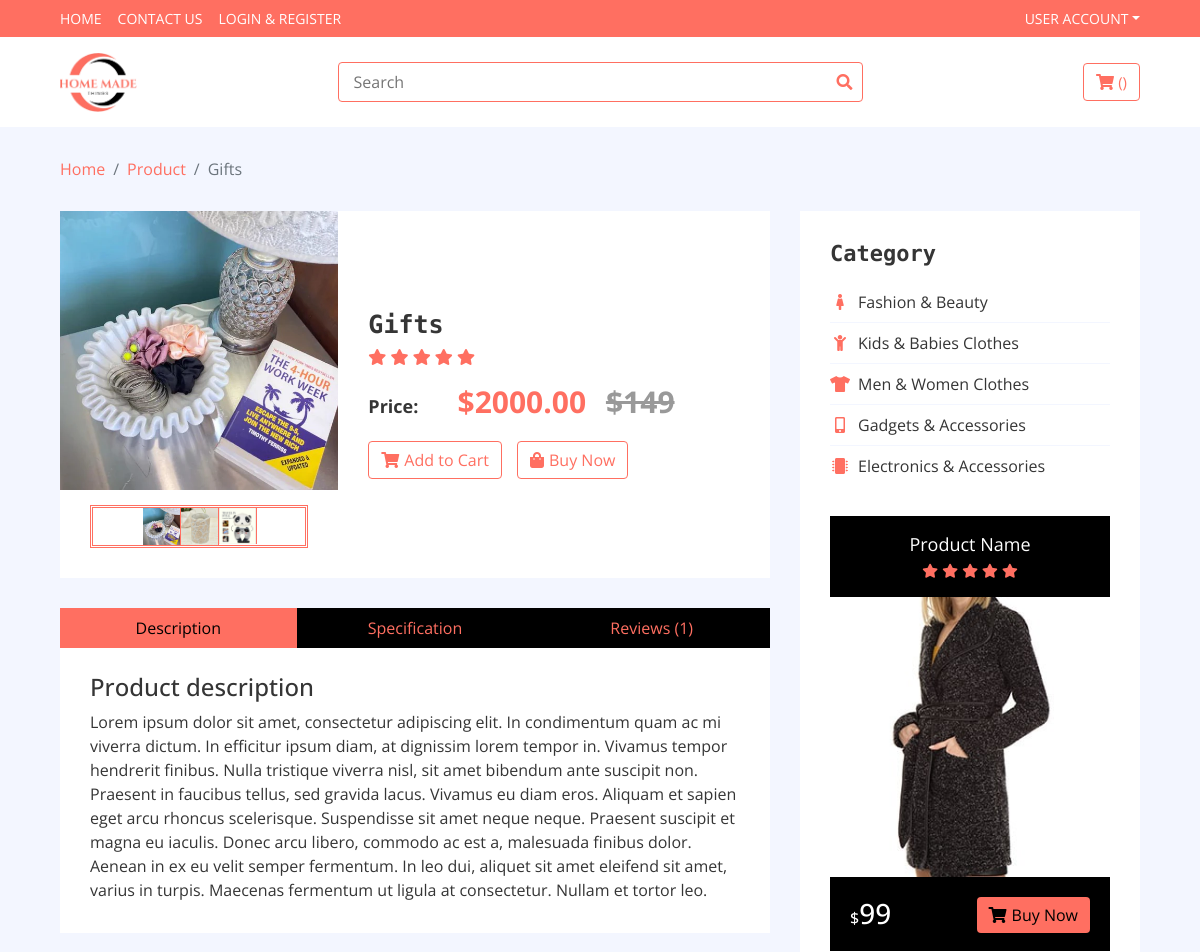
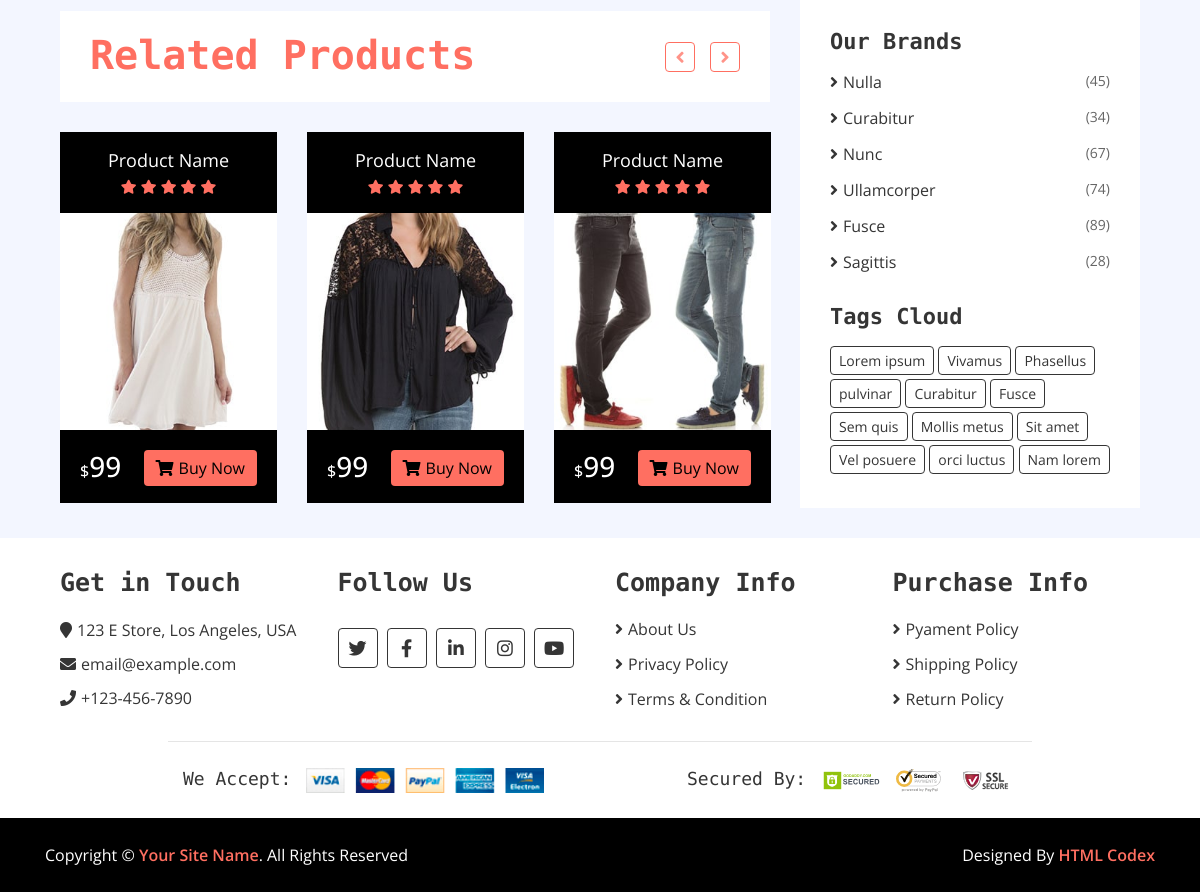
Page /product/gifts/ on the committed database (2 pictures, top to bottom).
### siteApp/models.py (models this page shows, shortened)
class ProductImage(BaseModel):
    product = models.ForeignKey('Product',on_delete=models.CASCADE, related_name='product_image')
    image = models.ImageField(upload_to='products/')

class Product(BaseModel):
    title = models.CharField(max_length=100)
    description = models.TextField()
    price = models.DecimalField(max_digits=10,decimal_places=2)
    slug = models.SlugField(unique=True,null=True,blank=True)
    category = models.ForeignKey('Category', on_delete=models.CASCADE,related_name='products')

### siteApp/views.py (the view)
# urls.py: path('<slug>/',get_product,name="get_product")
def get_product(request,slug):
    try:
        products = Product.objects.get(slug=slug)
        return render(request,'product/product.html',context={'products':products})
    except Product.DoesNotExist:
        raise Http404("Product not found")
    except Exception as e:
        print(e)

### templates/product/product.html (shortened to what this page needs)
{% extends "base/base.html" %}
{% block  start %}
<div class="product-detail">
    <div class="container-fluid">
        <div class="row">
            <div class="col-lg-8">
                <div class="product-detail-top">
                    <div class="row align-items-center">
                        <div class="col-md-5">
                            <div class="product-slider-single normal-slider">
                               {% for image in products.product_image.all %}
                                <img src="/media/{{ image.image }}" alt="Product Image">
                                {% endfor %}
                            </div>
                            <div class="product-slider-single-nav normal-slider">
                                {% for image in products.product_image.all %}
                                <div class="slider-nav-img"><img src="/media/{{ image.image }}" alt="Product Image"></div>
                                {% endfor %}
                            </div>
                        </div>
                        <div class="col-md-7">
                            <div class="product-content">
                                <div class="title"><h2>{{products.title}}</h2></div>
                                <div class="ratting">
                                    <i class="fa fa-star"></i>
                                    <i class="fa fa-star"></i>
                                    <i class="fa fa-star"></i>
                                    <i class="fa fa-star"></i>
                                    <i class="fa fa-star"></i>
                                </div>
                                <div class="price">
                                    <h4>Price:</h4>
                                    <p>${{products.price}} <span>$149</span></p>
                                </div>
                                <div class="action">
                                    {% if user.is_authenticated %}
                                    {% include "base/alert.html" %}
                                    <a class="btn" href="{% url 'add_to_cart' products.uid %}"><i class="fa fa-shopping-cart"></i>Add to Cart</a>
                                    <a class="btn" href="#"><i class="fa fa-shopping-bag"></i>Buy Now</a>
                                    {% else %}
                                    <a class="btn" href="{% url 'login' %}"><i class="fa fa-shopping-cart"></i>Add to Cart</a>
                                    <a class="btn" href="#"><i class="fa fa-shopping-bag"></i>Buy Now</a>
                                    {% endif %}
                                </div>
                            </div>
                        </div>
                    </div>
                </div>
                <div class="row product-detail-bottom">
                    <div class="col-lg-12">
                        <ul class="nav nav-pills nav-justified">
                            <li class="nav-item">
                                <a class="nav-link active" data-toggle="pill" href="#description">Description</a>
                            </li>
                            <li class="nav-item">
                                <a class="nav-link" data-toggle="pill" href="#specification">Specification</a>
                            </li>
                            <li class="nav-item">
                                <a class="nav-link" data-toggle="pill" href="#reviews">Reviews (1)</a>
                            </li>
                        </ul>
                        <div class="tab-content">
                            <div id="description" class="container tab-pane active">
                                <h4>Product description</h4>
                                <p>
                                    Lorem ipsum dolor sit amet, consectetur adipiscing elit. In condimentum quam ac mi viverra dictum. In efficitur ipsum diam, at dignissim lorem tempor in. Vivamus tempor hendrerit finibus. Nulla tristique viverra nisl, sit amet bibendum ante suscipit non. Praesent in faucibus tellus, sed gravida lacus. Vivamus eu diam eros. Aliquam et sapien eget arcu rhoncus scelerisque. Suspendisse sit amet neque neque. Praesent suscipit et magna eu iaculis. Donec arcu libero, commodo ac est a, malesuada finibus dolor. Aenean in ex eu velit semper fermentum. In leo dui, aliquet sit amet eleifend sit amet, varius in turpis. Maecenas fermentum ut ligula at consectetur. Nullam et tortor leo.
                                </p>
                            </div>
                        </div>
                    </div>
                </div>
                <div class="product">
                    <div class="section-header">
                        <h1>Related Products</h1>
                    </div>
                    <div class="row align-items-center product-slider product-slider-3">
                        <div class="col-lg-3">
                            <div class="product-item">
                                <div class="product-title">
                                    <a href="#">Product Name</a>
                                    <div class="ratting">
                                        <i class="fa fa-star"></i>
                                        <i class="fa fa-star"></i>
                                        <i class="fa fa-star"></i>
                                        <i class="fa fa-star"></i>
                                        <i class="fa fa-star"></i>
                                    </div>
                                </div>
                                <div class="product-image">
                                    <a href="product-detail.html">
                                        <img src="img/product-10.jpg" alt="Product Image">
                                    </a>
                                </div>
                                <div class="product-price">
                                    <h3><span>$</span>99</h3>
                                    <a class="btn" href=""><i class="fa fa-shopping-cart"></i>Buy Now</a>
                                </div>
                            </div>
                        </div>
                        <div class="col-lg-3">
                            <div class="product-item">
                                <div class="product-title">
                                    <a href="#">Product Name</a>
                                    <div class="ratting">
                                        <i class="fa fa-star"></i>
                                        <i class="fa fa-star"></i>
                                        <i class="fa fa-star"></i>
                                        <i class="fa fa-star"></i>
                                        <i class="fa fa-star"></i>
                                    </div>
                                </div>
                                <div class="product-image">
                                    <a href="product-detail.html">
                                        <img src="img/product-8.jpg" alt="Product Image">
                                    </a>
                                </div>
                                <div class="product-price">
                                    <h3><span>$</span>99</h3>
                                    <a class="btn" href=""><i class="fa fa-shopping-cart"></i>Buy Now</a>
                                </div>
                            </div>
                        </div>
                        <div class="col-lg-3">
                            <div class="product-item">
                                <div class="product-title">
                                    <a href="#">Product Name</a>
                                    <div class="ratting">
                                        <i class="fa fa-star"></i>
                                        <i class="fa fa-star"></i>
                                        <i class="fa fa-star"></i>
                                        <i class="fa fa-star"></i>
                                        <i class="fa fa-star"></i>
                                    </div>
                                </div>
                                <div class="product-image">
                                    <a href="product-detail.html">
                                        <img src="img/product-6.jpg" alt="Product Image">
                                    </a>
                                </div>
                                <div class="product-price">
                                    <h3><span>$</span>99</h3>
                                    <a class="btn" href=""><i class="fa fa-shopping-cart"></i>Buy Now</a>
                                </div>
                            </div>
                        </div>
                    </div>
                </div>
            </div>
            <div class="col-lg-4 sidebar">
                <div class="sidebar-widget category">
                    <h2 class="title">Category</h2>
                    <nav class="navbar bg-light">
                        <ul class="navbar-nav">
                            <li class="nav-item">
                                <a class="nav-link" href="#"><i class="fa fa-female"></i>Fashion & Beauty</a>
                            </li>
                            <li class="nav-item">
                                <a class="nav-link" href="#"><i class="fa fa-child"></i>Kids & Babies Clothes</a>
                            </li>
                            <li class="nav-item">
                                <a class="nav-link" href="#"><i class="fa fa-tshirt"></i>Men & Women Clothes</a>
                            </li>
                            <li class="nav-item">
                                <a class="nav-link" href="#"><i class="fa fa-mobile-alt"></i>Gadgets & Accessories</a>
                            </li>
                            <li class="nav-item">
                                <a class="nav-link" href="#"><i class="fa fa-microchip"></i>Electronics & Accessories</a>
                            </li>
                        </ul>
                    </nav>
                </div>
                <div class="sidebar-widget widget-slider">
                    <div class="sidebar-slider normal-slider">
                        <div class="product-item">
                            <div class="product-title">
                                <a href="#">Product Name</a>
                                <div class="ratting">
                                    <i class="fa fa-star"></i>
                                    <i class="fa fa-star"></i>
                                    <i class="fa fa-star"></i>
                                    <i class="fa fa-star"></i>
                                    <i class="fa fa-star"></i>
                                </div>
                            </div>
                            <div class="product-image">
                                <a href="product-detail.html">
                                    <img src="img/product-7.jpg" alt="Product Image">
                                </a>
                            </div>
                            <div class="product-price">
                                <h3><span>$</span>99</h3>
                                <a class="btn" href=""><i class="fa fa-shopping-cart"></i>Buy Now</a>
                            </div>
                        </div>
                    </div>
                </div>
                <div class="sidebar-widget brands">
                    <h2 class="title">Our Brands</h2>
                    <ul>
                        <li><a href="#">Nulla </a><span>(45)</span></li>
                        <li><a href="#">Curabitur </a><span>(34)</span></li>
                        <li><a href="#">Nunc </a><span>(67)</span></li>
                        <li><a href="#">Ullamcorper</a><span>(74)</span></li>
                        <li><a href="#">Fusce </a><span>(89)</span></li>
                        <li><a href="#">Sagittis</a><span>(28)</span></li>
                    </ul>
                </div>
                <div class="sidebar-widget tag">
                    <h2 class="title">Tags Cloud</h2>
                    <a href="#">Lorem ipsum</a>
                    <a href="#">Vivamus</a>
                    <a href="#">Phasellus</a>
                    <a href="#">pulvinar</a>
                    <a href="#">Curabitur</a>
                    <a href="#">Fusce</a>
                    <a href="#">Sem quis</a>
                    <a href="#">Mollis metus</a>
                    <a href="#">Sit amet</a>
                    <a href="#">Vel posuere</a>
                    <a href="#">orci luctus</a>
                    <a href="#">Nam lorem</a>
                </div>
            </div>
        </div>
    </div>
</div>
{% endblock  %}

### rows in the picture
ProductImage: image (picture)
ProductImage: image (picture)
ProductImage: image (picture)
Product: title "Gifts", price "2000.00"

### other values in the picture
{{ crumb.name }} "Product"
{{ crumb.name }} "Gifts"
